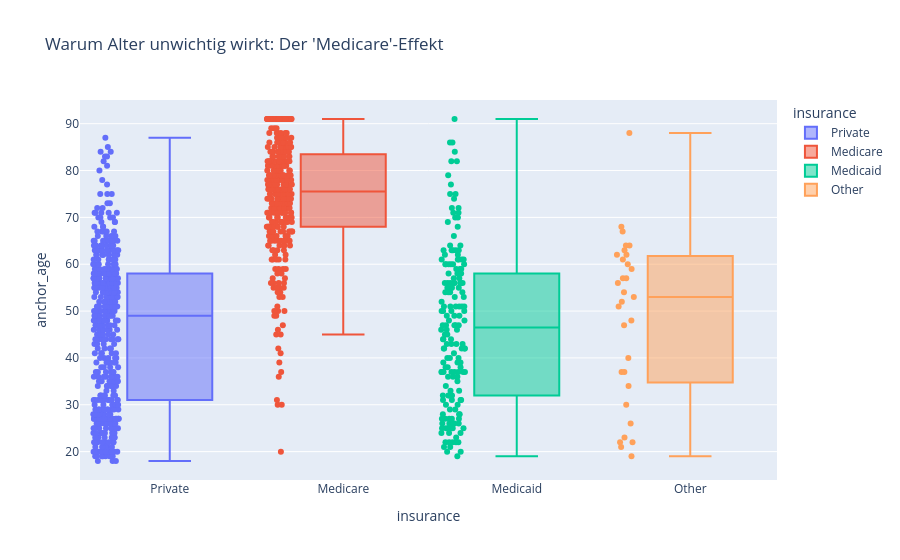

Source (notebook cell):
### Markdown cell above
# 4.1 Visualization Data

### Code cell
# Check: Zusammenhang zwischen Alter und Versicherung (Medicare)
# Wir schauen, wie hoch das Durchschnittsalter pro Versicherungsgruppe ist.
import plotly.express as px

if sample: 
    X_val = X_val_sample
    y_val = y_val_sample
else: 
    X_val = X_val
    y_val = y_val

df_analyze = X_val.copy() # Kopie für Analyse
if hasattr(df_analyze, "to_pandas"):
    df_analyze = df_analyze.to_pandas()

# Boxplot zeigt klar: Medicare-Patienten sind fast alle 65+
fig = px.box(df_analyze, x="insurance", y="anchor_age", 
             title="Warum Alter unwichtig wirkt: Der 'Medicare'-Effekt",
             points="all", 
             color="insurance")
fig.show()

### Figure 1 — Plotly figure (JSON) as saved in the notebook; plotly's stock layout.template omitted (floating-point values rounded to 4 significant figures; data arrays with more than 128 entries replaced by an {"elided": "..."} marker saying what was removed)
{"data": [{"alignmentgroup": "True", "boxpoints": "all", "hovertemplate": "insurance=%{x}<br>anchor_age=%{y}<extra></extra>", "legendgroup": "Private", "marker": {"color": "#636efa"}, "name": "Private", "notched": false, "offsetgroup": "Private", "orientation": "v", "showlegend": true, "type": "box", "x": {"elided": "440 str values"}, "x0": " ", "xaxis": "x", "y": {"elided": "440 int values"}, "y0": " ", "yaxis": "y"}, {"alignmentgroup": "True", "boxpoints": "all", "hovertemplate": "insurance=%{x}<br>anchor_age=%{y}<extra></extra>", "legendgroup": "Medicare", "marker": {"color": "#EF553B"}, "name": "Medicare", "notched": false, "offsetgroup": "Medicare", "orientation": "v", "showlegend": true, "type": "box", "x": {"elided": "324 str values"}, "x0": " ", "xaxis": "x", "y": {"elided": "324 int values"}, "y0": " ", "yaxis": "y"}, {"alignmentgroup": "True", "boxpoints": "all", "hovertemplate": "insurance=%{x}<br>anchor_age=%{y}<extra></extra>", "legendgroup": "Medicaid", "marker": {"color": "#00cc96"}, "name": "Medicaid", "notched": false, "offsetgroup": "Medicaid", "orientation": "v", "showlegend": true, "type": "box", "x": {"elided": "174 str values"}, "x0": " ", "xaxis": "x", "y": {"elided": "174 int values"}, "y0": " ", "yaxis": "y"}, {"alignmentgroup": "True", "boxpoints": "all", "hovertemplate": "insurance=%{x}<br>anchor_age=%{y}<extra></extra>", "legendgroup": "Other", "marker": {"color": "#FFA15A"}, "name": "Other", "notched": false, "offsetgroup": "Other", "orientation": "v", "showlegend": true, "type": "box", "x": ["Other", "Other", "Other", "Other", "Other", "Other", "Other", "Other", "Other", "Other", "Other", "Other", "Other", "Other", "Other", "Other", "Other", "Other", "Other", "Other", "Other", "Other", "Other", "Other", "Other", "Other", "Other", "Other", "Other", "Other", "Other"], "x0": " ", "xaxis": "x", "y": [61, 54, 52, 56, 37, 57, 22, 22, 62, 51, 21, 67, 62, 64, 40, 59, 47, 30, 63, 88, 37, 48, 57, 19, 23, 26, 60, 53, 68, 64, 34], "y0": " ", "yaxis": "y"}], "layout": {"boxmode": "overlay", "legend": {"title": {"text": "insurance"}, "tracegroupgap": 0}, "title": {"text": "Warum Alter unwichtig wirkt: Der 'Medicare'-Effekt"}, "xaxis": {"anchor": "y", "categoryarray": ["Private", "Medicare", "Medicaid", null, "Other"], "categoryorder": "array", "domain": [0, 1], "title": {"text": "insurance"}}, "yaxis": {"anchor": "x", "domain": [0, 1], "title": {"text": "anchor_age"}}}}
